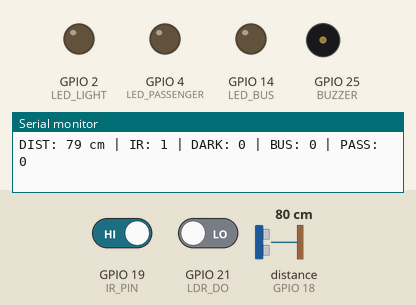
Recording of a sketch running on a simulated ESP32. Shown: output pins drawn as LEDs (lit = HIGH), buzzer (waves = sounding, pin HIGH), the last lines printed to the serial monitor. Wiring (inferred from the names in the program): ultrasonic range finder: trigger GPIO 5; echo GPIO 18. The test bench sets the inputs (shaded band); at power-on: distance to the obstacle (sensor on GPIO 18) 80 cm, GPIO 19 (IR_PIN) HIGH, GPIO 21 (LDR_DO) LOW. The echo pulse lasts 58.3 µs per cm; WiFi joins after 1.5 s; servers stay silent unless stated; pins used as bus, display or sensor lines are not drawn.

Above: at 2.7 s.
2.8 s: distance to the obstacle (sensor on GPIO 18) set to 28 cm
4.3 s: distance to the obstacle (sensor on GPIO 18) set to 22 cm
At 5.5 s:
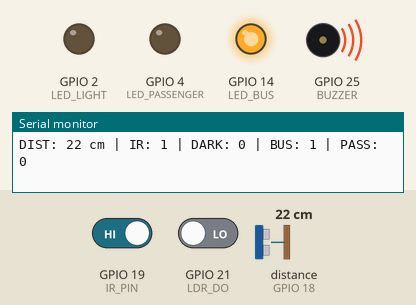
5.8 s: GPIO 19 (IR_PIN) driven LOW
At 7.0 s:
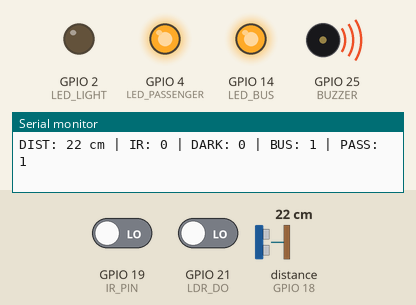
7.3 s: GPIO 21 (LDR_DO) driven HIGH
At 8.5 s:
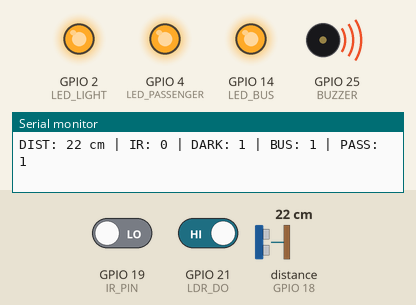
8.8 s: GPIO 19 (IR_PIN) driven HIGH
At 10.0 s:
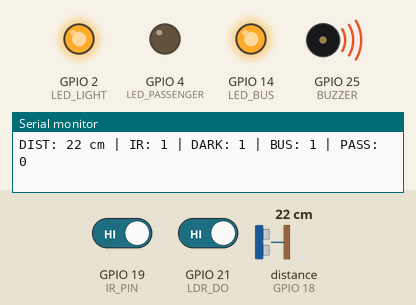
10.3 s: distance to the obstacle (sensor on GPIO 18) set to 35 cm
At 11.2 s:
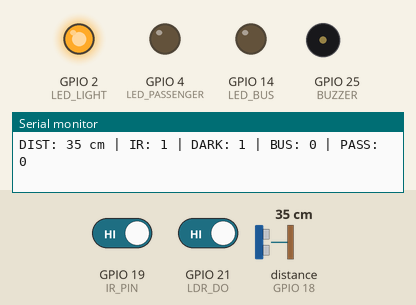
Timing chart, 0 to 12.8 s (numbered marks = the images above; inputs shaded):
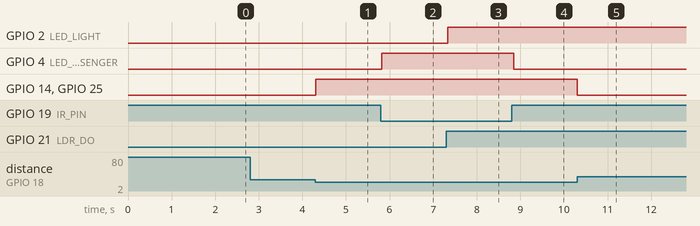

The sketch:

smartBusStop.ino
```cpp
#include <WiFi.h>
#include <HTTPClient.h>
#include <WebServer.h>

// ------------------------ WIFI ------------------------
const char* ssid = "Shravyaa";
const char* password = "shravyaa";

// -------------------- THINGSPEAK ----------------------
String writeAPI = "5K0YL8TDF4PIK60O";
String channelID = "3167997";

// ---------------------- SENSORS -----------------------
#define TRIG 5
#define ECHO 18
#define IR_PIN 19
#define LDR_DO 21

// ---------------------- OUTPUTS ------------------------
#define LED_BUS 14
#define LED_PASSENGER 4
#define LED_LIGHT 2
#define BUZZER 25

// ---------------------- SERVER -------------------------
WebServer server(80);

// ---------------------- VARIABLES -----------------------
int busIncoming = 0;
int passengerWaiting = 0;
int lightIntensity = 0;

unsigned long lastTS = 0;   // FIXED VARIABLE NAME

// ===================== SETUP ===========================
void setup() {
  Serial.begin(115200);

  pinMode(TRIG, OUTPUT);
  pinMode(ECHO, INPUT);

  pinMode(IR_PIN, INPUT);
  pinMode(LDR_DO, INPUT);

  pinMode(LED_BUS, OUTPUT);
  pinMode(LED_PASSENGER, OUTPUT);
  pinMode(LED_LIGHT, OUTPUT);
  pinMode(BUZZER, OUTPUT);

  digitalWrite(LED_BUS, LOW);
  digitalWrite(LED_PASSENGER, LOW);
  digitalWrite(LED_LIGHT, LOW);
  digitalWrite(BUZZER, LOW);

  // ---------------- WIFI ----------------
  Serial.println("Connecting to WiFi...");
  WiFi.begin(ssid, password);
  while (WiFi.status() != WL_CONNECTED) {
    Serial.print(".");
    delay(300);
  }
  Serial.println("\nConnected!");
  Serial.print("IP Address: ");
  Serial.println(WiFi.localIP());
}

// ===================== MEASURE DISTANCE ============================
long getDistance() {
  digitalWrite(TRIG, LOW);
  delayMicroseconds(5);

  digitalWrite(TRIG, HIGH);
  delayMicroseconds(10);
  digitalWrite(TRIG, LOW);

  long duration = pulseIn(ECHO, HIGH, 25000);

  if (duration == 0) return -1;

  long distance = (duration * 0.0343) / 2;
  return distance;
}

// ===================== THINGSPEAK ============================
void sendToThingSpeak(int d, int p, int l, int bus) {
  if (WiFi.status() == WL_CONNECTED) {
    HTTPClient http;

    String url = "https://api.thingspeak.com/update?api_key=" + writeAPI +
                 "&field1=" + String(d) +
                 "&field2=" + String(p) +
                 "&field3=" + String(l) +
                 "&field4=" + String(bus);

    http.begin(url);
    http.GET();
    http.end();
  }
}

// ===================== LOOP ============================
void loop() {

  long distance = getDistance();
  int irVal = digitalRead(IR_PIN);
  int ldrRaw = digitalRead(LDR_DO);

  // LDR CORRECTED LOGIC
  // If LDR_DO is LOW → DARK (0)
  // If LDR_DO is HIGH → BRIGHT (1)
  int isDark = (ldrRaw == HIGH) ? 1 : 0;   // FIXED as per your requirement

  // Logic
  busIncoming = (distance > 0 && distance < 25) ? 1 : 0;
  passengerWaiting = (irVal == LOW);
  lightIntensity = isDark ? 100 : 500;

  // Outputs
  digitalWrite(LED_BUS, busIncoming);
  digitalWrite(BUZZER, busIncoming);

  digitalWrite(LED_PASSENGER, passengerWaiting);

  digitalWrite(LED_LIGHT, isDark);

  // Debug
  Serial.printf("DIST: %ld cm | IR: %d | DARK: %d | BUS: %d | PASS: %d\n",
                distance, irVal, isDark, busIncoming, passengerWaiting);

  // ThingSpeak every 15 sec (FIXED)
  if (millis() - lastTS > 15000) {
    sendToThingSpeak(distance, passengerWaiting, lightIntensity, busIncoming);
    lastTS = millis();   // FIXED
  }

  delay(50);
}
```

Measured:
- the behaviour switches between 25 and 24 cm on distance to the obstacle (sensor on GPIO 18) (found by bisection; images 0 and 1)
- after the input at 4.3 s, GPIO 14 (LED_BUS), GPIO 25 (BUZZER): LOW → HIGH at once
- after the input at 5.8 s, GPIO 4 (LED_PASSENGER): LOW → HIGH at once
- after the input at 7.3 s, GPIO 2 (LED_LIGHT): LOW → HIGH at once
- after the input at 8.8 s, GPIO 4 (LED_PASSENGER): HIGH → LOW at once
- after the input at 10.3 s, GPIO 14 (LED_BUS), GPIO 25 (BUZZER): HIGH → LOW at once
